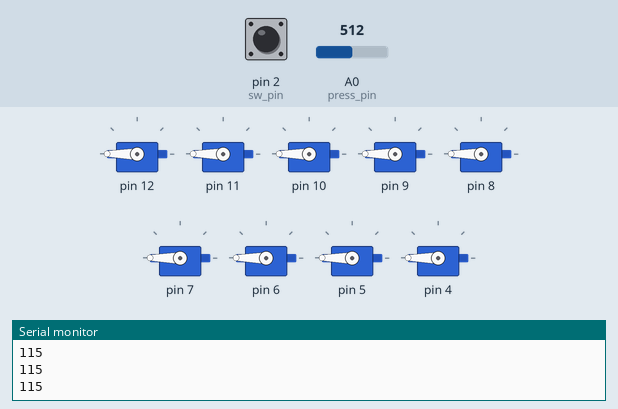
Recording of a sketch running on a simulated Arduino Uno, built with avr-gcc and run on an emulated ATmega328P. On the bench: 9 × servo, the last lines printed to the serial monitor. The test bench sets the inputs (shaded band); at power-on: pin 2 (sw_pin) LOW, A0 (press_pin) = 512.

Above: at 1.2 s.
1.3 s: pin 2 (sw_pin) pulled HIGH for 0.15 s
At 2.0 s:
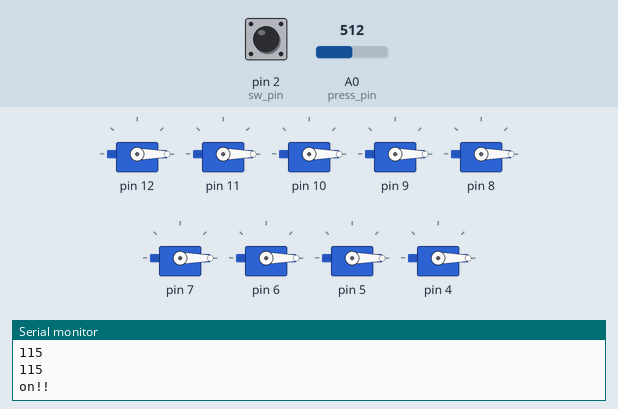
3.9 s: pin 2 (sw_pin) pulled HIGH for 3.2 s
At 4.06 s:
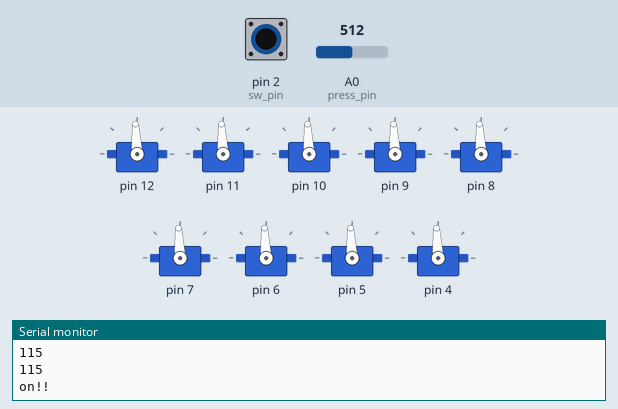
Timing chart, 0 to 8.1 s (numbered marks = the images above; inputs shaded):
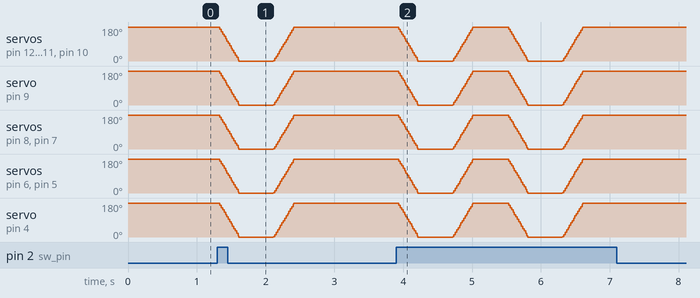

The sketch:

soujiki_test.ino
```cpp
#include <Servo.h>

#define INTERVAL 1
#define SERVO_NUM 9
const int sw_pin = 2;
const int press_pin = 0;
boolean sw_state = false;

Servo g_servo[SERVO_NUM];

void setup()
{
  //for(int i = 0; i < SERVO_NUM; i++){
    //g_servo[i].attach(i+3);
  //}
  g_servo[0].attach(12);//8
  g_servo[1].attach(11);
  g_servo[2].attach(10);
  g_servo[3].attach(9);
  g_servo[4].attach(8);
  g_servo[5].attach(7);
  g_servo[6].attach(6);
  g_servo[7].attach(5);//1
  g_servo[8].attach(4);

  pinMode(sw_pin, INPUT);
  Serial.begin(9600);

  for(int i = 0; i < SERVO_NUM; i++){
    g_servo[i].write(180);
    //g_servo[i].write(0);
  }

}

void loop()
{
  sw_state = digitalRead(sw_pin);
  int press_value = analogRead(press_pin);

  int intensity = map(press_value, 0, 1023, 50, 180);
  Serial.println(intensity);

  if(sw_state){
    Serial.println("on!!");

    for(int h = 180; h >= 0 ; h--){
    //for(int h = 180; h >= 180 - intensity ; h--){
      int i;
      for(i = 0; i < SERVO_NUM; i++){
        g_servo[i].write(h);
      }
      if(i == 7){
        delay(INTERVAL *2);
      }
      else{
      delay(INTERVAL);
      }
    }
    delay(500);

    for(int h = 0; h <= 180; h++){
    //for(int h = 180 - intensity; h <= 180; h++){
      int i;
      for(i = 0; i < SERVO_NUM; i++){
        g_servo[i].write(h);
      }
      if(i == 7){
        delay(INTERVAL * 2);
      }
      else{
      delay(INTERVAL);
      }
    }
    delay(500);
  }

}

void forward(int s_number, int interval){
   for(int i = 0; i <= 180; i++){
    g_servo[s_number].write(i);
    delay(interval);
    //Serial.println("Servo3: " + i);
  }
}

void reverse(int s_number, int interval){
  for(int i = 180; i >= 0; i--){
    g_servo[s_number].write(i);
    delay(interval);
    //Serial.println("Servo3: " + i);
  }
}
```
